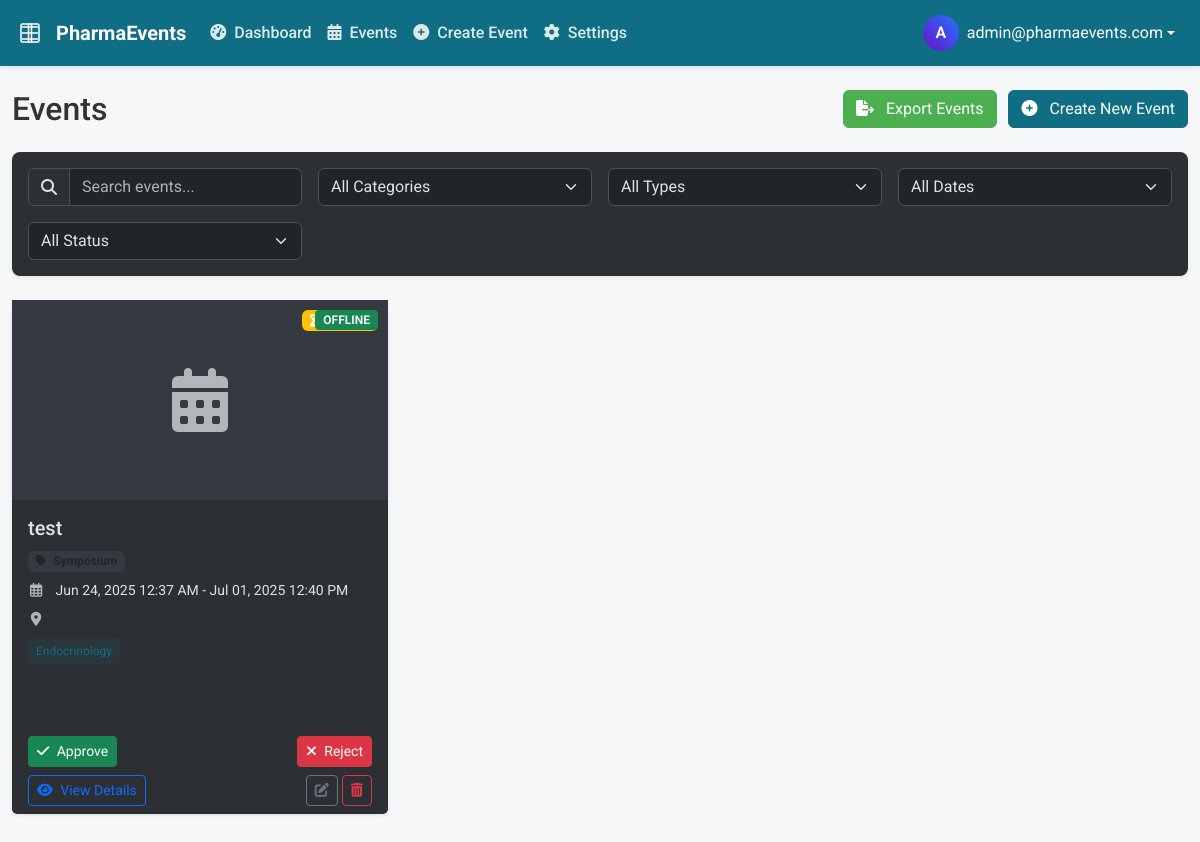
The page /events (signed in) on the database its author committed.
### models.py (models this page shows, shortened)
class AppSetting(db.Model):
    id = db.Column(db.Integer, primary_key=True)
    key = db.Column(db.String(50), unique=True, nullable=False)
    value = db.Column(db.Text, nullable=True)

class User(UserMixin, db.Model):
    id = db.Column(db.Integer, primary_key=True)
    email = db.Column(db.String(120), unique=True, nullable=False)
    password_hash = db.Column(db.String(256), nullable=False)
    role = db.Column(db.String(20), nullable=False)  # 'admin', 'event_manager', or 'medical_rep'
    created_at = db.Column(db.DateTime, nullable=False, default=datetime.utcnow)
    events = db.relationship('Event', backref='creator', lazy=True)
    def is_admin(self):
        return self.role == 'admin'
    def is_medical_rep(self):
        return self.role == 'medical_rep'

class Event(db.Model):
    id = db.Column(db.Integer, primary_key=True)
    name = db.Column(db.String(100), nullable=False)
    requester_name = db.Column(db.String(100), nullable=False)
    is_online = db.Column(db.Boolean, default=False)
    image_url = db.Column(db.String(255), nullable=True)
    image_file = db.Column(db.String(255), nullable=True)
    start_datetime = db.Column(db.DateTime, nullable=False)
    end_datetime = db.Column(db.DateTime, nullable=False)
    registration_deadline = db.Column(db.DateTime, nullable=False)
    governorate = db.Column(db.String(50), nullable=True)
    venue_id = db.Column(db.Integer, db.ForeignKey('venue.id'), nullable=True)
    service_request_id = db.Column(db.Integer, db.ForeignKey('service_request.id'), nullable=True)
    employee_code_id = db.Column(db.Integer, db.ForeignKey('employee_code.id'), nullable=True)
    event_type_id = db.Column(db.Integer, db.ForeignKey('event_type.id'), nullable=False)
    description = db.Column(db.Text, nullable=True)
    created_at = db.Column(db.DateTime, nullable=False, default=datetime.utcnow)
    user_id = db.Column(db.Integer, db.ForeignKey('user.id'), nullable=False)
    status = db.Column(db.String(20), nullable=False, default='pending')  # 'pending', 'approved', 'rejected'
    categories = db.relationship('EventCategory', secondary=event_categories,
        lazy='subquery', backref=db.backref('events', lazy=True))
    def get_status(self):
        return "Online" if self.is_online else "Offline"

class EventType(db.Model):
    id = db.Column(db.Integer, primary_key=True)
    name = db.Column(db.String(50), unique=True, nullable=False)
    events = db.relationship('Event', backref='event_type', lazy=True)

class EventCategory(db.Model):
    id = db.Column(db.Integer, primary_key=True)
    name = db.Column(db.String(50), unique=True, nullable=False)

### routes.py (the view)
@app.route('/events')
@login_required
def events():
    search = request.args.get('search', '')
    category_id = request.args.get('category', 'all')
    event_type_id = request.args.get('type', 'all')
    date_filter = request.args.get('date', 'all')
    status_filter = request.args.get('status', 'all')
    query = Event.query
    if current_user.is_medical_rep():
        query = query.filter_by(user_id=current_user.id)
    if search:
        query = query.filter(Event.name.ilike(f'%{search}%'))
    if category_id != 'all' and category_id.isdigit():
        category = EventCategory.query.get(int(category_id))
        if category:
            query = query.filter(Event.categories.contains(category))
    if event_type_id != 'all' and event_type_id.isdigit():
        query = query.filter_by(event_type_id=int(event_type_id))
    if status_filter != 'all':
        query = query.filter_by(status=status_filter)
    if date_filter == 'upcoming':
        query = query.filter(Event.start_datetime > datetime.utcnow())
    elif date_filter == 'past':
        query = query.filter(Event.start_datetime <= datetime.utcnow())
    events_list = query.order_by(Event.start_datetime.desc()).all()
    categories = EventCategory.query.all()
    event_types = EventType.query.all()
    return render_template('events.html',
                          events=events_list,
                          categories=categories,
                          event_types=event_types,
                          selected_category=category_id,
                          selected_type=event_type_id,
                          selected_date=date_filter,
                          selected_status=status_filter,
                          search_query=search)

### templates/events.html (shortened to what this page needs)
{% extends "layout.html" %}
{% block content %}
<div class="row mb-4">
    <div class="col-md-8">
        <h1 class="h2 mb-0">Events</h1>
    </div>
    <div class="col-md-4 text-md-end">
        <a href="{{ url_for('export_events') }}" class="btn btn-secondary me-2">
            <i class="fas fa-file-export me-2"></i> Export Events
        </a>
        <a href="{{ url_for('create_event') }}" class="btn btn-primary">
            <i class="fas fa-plus-circle me-2"></i> Create New Event
        </a>
    </div>
</div>
<div class="card mb-4">
    <div class="card-body">
        <form id="search_form" class="row g-3">
            <div class="col-md-6 col-lg-3">
                <div class="input-group">
                    <span class="input-group-text"><i class="fas fa-search"></i></span>
                    <input type="text" class="form-control" id="search_input" name="search" placeholder="Search events..." value="{{ search_query or '' }}">
                </div>
            </div>
            <div class="col-md-6 col-lg-3">
                <select class="form-select filter-control" id="category_filter" name="category">
                    <option value="all">All Categories</option>
                </select>
            </div>
            <div class="col-md-6 col-lg-3">
                <select class="form-select filter-control" id="type_filter" name="type">
                    <option value="all">All Types</option>
                </select>
            </div>
            <div class="col-md-6 col-lg-3">
                <select class="form-select filter-control" id="date_filter" name="date">
                    <option value="all" {% if selected_date == 'all' %}selected{% endif %}>All Dates</option>
                </select>
            </div>
            {% if current_user.is_admin() %}
            <div class="col-md-6 col-lg-3">
                <select class="form-select filter-control" id="status_filter" name="status">
                    <option value="all" {% if selected_status == 'all' %}selected{% endif %}>All Status</option>
                </select>
            </div>
            {% endif %}
        </form>
    </div>
</div>
<div class="row" id="events_container">
    {% if events %}
        {% for event in events %}
            <div class="col-md-6 col-lg-4 mb-4">
                <div class="card event-card">
                    <div class="event-banner">
                        <span class="badge event-badge {% if event.is_online %}bg-info{% else %}bg-success{% endif %}">
                            {{ event.get_status() }}
                        </span>
                        {% if event.status == 'pending' %}
                            <span class="badge bg-warning position-absolute" style="right: 10px; top: 10px;">
                                <i class="fas fa-hourglass-half me-1"></i> Pending
                            </span>
                        {% elif event.status == 'rejected' %}
                            <span class="badge bg-danger position-absolute" style="right: 10px; top: 10px;">
                                <i class="fas fa-times-circle me-1"></i> Rejected
                            </span>
                        {% elif event.status == 'approved' %}
                            <span class="badge bg-success position-absolute" style="right: 10px; top: 10px;">
                                <i class="fas fa-check-circle me-1"></i> Approved
                            </span>
                        {% endif %}
                        {% if event.image_file %}
                            <img src="{{ url_for('uploaded_file', filename=event.image_file) }}" alt="{{ event.name }}">
                        {% elif event.image_url %}
                            <img src="{{ event.image_url }}" alt="{{ event.name }}">
                        {% else %}
                            <div class="d-flex align-items-center justify-content-center h-100 bg-light">
                                <i class="fas fa-calendar-alt text-muted fa-4x"></i>
                            </div>
                        {% endif %}
                    </div>
                    <div class="card-body">
                        <h5 class="card-title text-truncate">{{ event.name }}</h5>
                        <div class="mb-2">
                            <span class="badge bg-light text-dark">
                                <i class="fas {% if event.event_type %}fa-tag{% else %}fa-question-circle{% endif %} me-1"></i>
                                {% if event.event_type %}{{ event.event_type.name }}{% else %}Unspecified{% endif %}
                            </span>
                        </div>
                        <div class="event-info">
                            <i class="far fa-calendar-alt text-muted"></i>
                            {{ event.start_datetime.strftime('%b %d, %Y %I:%M %p') }}
                            {% if event.start_datetime.date() != event.end_datetime.date() %}
                                - {{ event.end_datetime.strftime('%b %d, %Y %I:%M %p') }}
                            {% else %}
                                - {{ event.end_datetime.strftime('%I:%M %p') }}
                            {% endif %}
                        </div>
                        <div class="event-info">
                            <i class="fas {% if event.is_online %}fa-laptop{% else %}fa-map-marker-alt{% endif %} text-muted"></i>
                        </div>
                        {% if event.categories %}
                            <div class="mt-2 mb-3">
                                {% for category in event.categories %}
                                    <span class="card-category">{{ category.name }}</span>
                                {% endfor %}
                            </div>
                        {% endif %}
                    </div>
                    <div class="card-footer bg-white border-top-0">
                        {% if current_user.is_admin() and event.status == 'pending' %}
                        <div class="d-flex justify-content-between mb-2">
                            <a href="{{ url_for('approve_event', event_id=event.id) }}" class="btn btn-sm btn-success">
                                <i class="fas fa-check me-1"></i> Approve
                            </a>
                            <a href="{{ url_for('reject_event', event_id=event.id) }}" class="btn btn-sm btn-danger">
                                <i class="fas fa-times me-1"></i> Reject
                            </a>
                        </div>
                        {% endif %}
                        <div class="d-flex justify-content-between">
                            <a href="{{ url_for('event_details', event_id=event.id) }}" class="btn btn-sm btn-outline-primary">
                                <i class="fas fa-eye me-1"></i> View Details
                            </a>
                            <div>
                                <a href="{{ url_for('edit_event', event_id=event.id) }}" class="btn btn-sm btn-outline-secondary">
                                    <i class="fas fa-edit"></i>
                                </a>
                                {% if current_user.is_admin() %}
                                    <button class="btn btn-sm btn-outline-danger btn-delete-event"
                                            data-event-id="{{ event.id }}"
                                            data-event-name="{{ event.name }}">
                                        <i class="fas fa-trash-alt"></i>
                                    </button>
                                {% endif %}
                            </div>
                        </div>
                    </div>
                </div>
            </div>
        {% endfor %}
    {% endif %}
</div>
{% endblock %}

### templates/components/nav.html (shortened to what this page needs)
<nav class="navbar navbar-expand-lg navbar-dark">
    <div class="container-fluid">
        <a class="navbar-brand d-flex align-items-center" href="{{ url_for('dashboard') }}">
            <img src="{{ url_for('static', filename='img/logo.svg') }}" alt="{{ app_name }} Logo" width="36" height="36" class="me-2">
            <span>{{ app_name }}</span>
        </a>
        <div class="collapse navbar-collapse" id="navbarContent">
            <ul class="navbar-nav me-auto mb-2 mb-lg-0">
                <li class="nav-item">
                    <a class="nav-link {% if request.path == url_for('dashboard') %}active{% endif %}" href="{{ url_for('dashboard') }}">
                        <i class="fas fa-tachometer-alt me-1"></i> Dashboard
                    </a>
                </li>
                <li class="nav-item">
                    <a class="nav-link {% if request.path == url_for('events') %}active{% endif %}" href="{{ url_for('events') }}">
                        <i class="fas fa-calendar-alt me-1"></i> Events
                    </a>
                </li>
                <li class="nav-item">
                    <a class="nav-link {% if request.path == url_for('create_event') %}active{% endif %}" href="{{ url_for('create_event') }}">
                        <i class="fas fa-plus-circle me-1"></i> Create Event
                    </a>
                </li>
                {% if current_user.is_admin() %}
                    <li class="nav-item">
                        <a class="nav-link {% if request.path == url_for('settings') %}active{% endif %}" href="{{ url_for('settings') }}">
                            <i class="fas fa-cog me-1"></i> Settings
                        </a>
                    </li>
                {% endif %}
            </ul>
            <div class="d-flex">
                {% include 'components/user_menu.html' %}
            </div>
        </div>
    </div>
</nav>

### templates/components/user_menu.html (shortened to what this page needs)
<div class="dropdown">
    <button class="btn btn-link text-white text-decoration-none dropdown-toggle d-flex align-items-center"
            type="button"
            id="userMenuDropdown"
            data-bs-toggle="dropdown"
            aria-expanded="false">
        <div class="user-avatar me-2">
            {{ current_user.email[0]|upper }}
        </div>
        <span class="d-none d-md-inline">
            {{ current_user.email }}
        </span>
    </button>
</div>

### rows shown on the page
AppSetting: value "PharmaEvents"
User: email "A", email "admin@pharmaevents.com"
Event: get_status "OFFLINE", status "pending" (drawn), name "test", event_type.name "Symposium", start_datetime "Jun 24, 2025 12:37 AM", end_datetime "Jul 01, 2025 12:40 PM"
EventCategory: name "Endocrinology"
